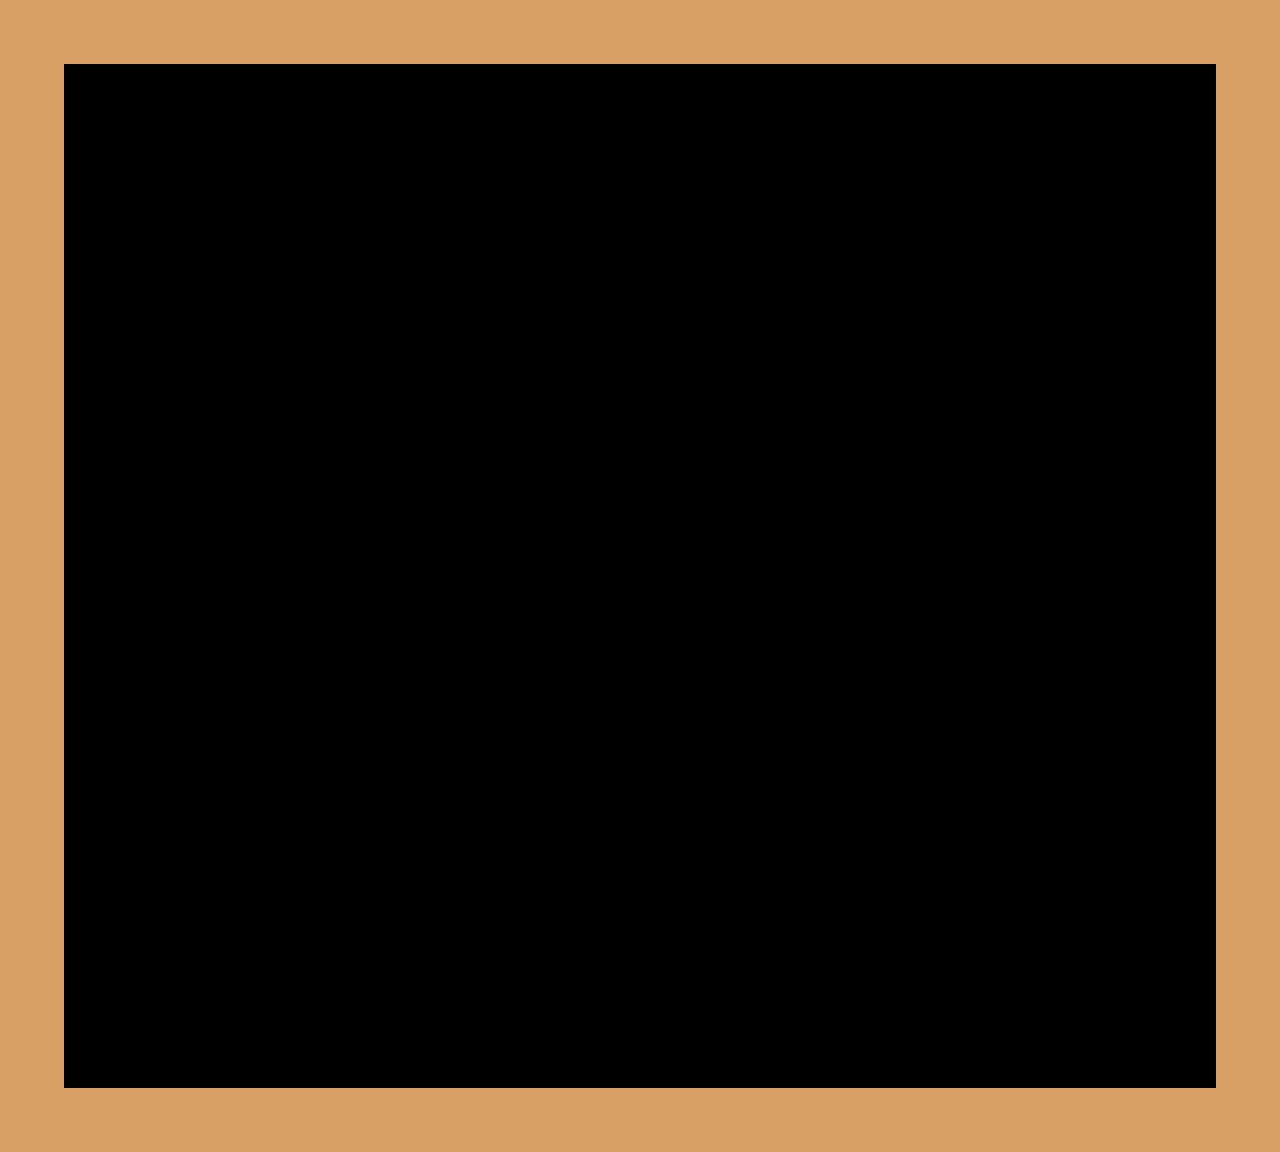

A 2D game scene composited from a Tiled map and its tileset images. What follows is a short description and the map's XML, with every tile layer's data as written:
An orthogonal 20x18 tile map with 64x64 px tiles, 1 tile layer (bg) and 21 objects.

<map version="1.8" tiledversion="1.8.2" orientation="orthogonal" renderorder="right-down" width="20" height="18" tilewidth="64" tileheight="64" infinite="0" nextlayerid="27" nextobjectid="120">
 <tileset firstgid="1" source="tempTileset.tsx" />
 <layer id="1" name="bg" width="20" height="18">
  <data encoding="csv">
1,1,1,1,1,1,1,1,1,1,1,1,1,1,1,1,1,1,1,1,
1,0,0,0,0,0,0,0,0,0,0,0,0,0,0,0,0,0,0,1,
1,0,0,0,0,0,0,0,0,0,0,0,0,0,0,0,0,0,0,1,
1,0,0,0,0,0,0,0,0,0,0,0,0,0,0,0,0,0,0,1,
1,0,0,0,0,0,0,0,0,0,0,0,0,0,0,0,0,0,0,1,
1,0,0,0,0,0,0,0,0,0,0,0,0,0,0,0,0,0,0,1,
1,0,0,0,0,0,0,0,0,0,0,0,0,0,0,0,0,0,0,1,
1,0,0,0,0,0,0,0,0,0,0,0,0,0,0,0,0,0,0,1,
1,0,0,0,0,0,0,0,0,0,0,0,0,0,0,0,0,0,0,1,
1,0,0,0,0,0,0,0,0,0,0,0,0,0,0,0,0,0,0,1,
1,0,0,0,0,0,0,0,0,0,0,0,0,0,0,0,0,0,0,1,
1,0,0,0,0,0,0,0,0,0,0,0,0,0,0,0,0,0,0,1,
1,0,0,0,0,0,0,0,0,0,0,0,0,0,0,0,0,0,0,1,
1,0,0,0,0,0,0,0,0,0,0,0,0,0,0,0,0,0,0,1,
1,0,0,0,0,0,0,0,0,0,0,0,0,0,0,0,0,0,0,1,
1,0,0,0,0,0,0,0,0,0,0,0,0,0,0,0,0,0,0,1,
1,0,0,0,0,0,0,0,0,0,0,0,0,0,0,0,0,0,0,1,
1,1,1,1,1,1,1,1,1,1,1,1,1,1,1,1,1,1,1,1
</data>
 </layer>
 <objectgroup id="7" name="startray">
  <object id="68" x="64" y="512" width="64" height="64">
   <properties>
    <property name="angle" type="float" value="0" />
    <property name="lightSource" type="bool" value="true" />
   </properties>
  </object>
 </objectgroup>
 <objectgroup id="19" name="tilter">
  <properties>
   <property name="tilter" type="bool" value="true" />
  </properties>
  <object id="111" x="577.333" y="321.333" width="64" height="64">
   <properties>
    <property name="angle" type="float" value="90" />
   </properties>
  </object>
 </objectgroup>
 <objectgroup id="26" name="Copy of tilter">
  <properties>
   <property name="tilter" type="bool" value="true" />
  </properties>
  <object id="112" x="830" y="960" width="64" height="64">
   <properties>
    <property name="angle" type="float" value="10" />
   </properties>
  </object>
 </objectgroup>
 <objectgroup id="8" name="goal">
  <object id="78" x="1152" y="704" width="62" height="62">
   <properties>
    <property name="goal" type="bool" value="true" />
   </properties>
  </object>
 </objectgroup>
 <objectgroup id="21" name="onRay">
  <properties>
   <property name="switchLayer" type="bool" value="true" />
  </properties>
  <object id="93" x="256" y="512" width="64" height="64">
   <properties>
    <property name="On" type="bool" value="false" />
    <property name="angle" type="float" value="90" />
    <property name="lightSource" type="bool" value="true" />
   </properties>
  </object>
  <object id="96" x="275" y="531" width="26" height="26">
   <properties>
    <property name="switch" type="bool" value="true" />
   </properties>
  </object>
 </objectgroup>
 <objectgroup id="23" name="Copy of onRay">
  <properties>
   <property name="switchLayer" type="bool" value="true" />
  </properties>
  <object id="103" x="256" y="512" width="64" height="64">
   <properties>
    <property name="On" type="bool" value="false" />
    <property name="angle" type="float" value="270" />
    <property name="lightSource" type="bool" value="true" />
   </properties>
  </object>
  <object id="104" x="275" y="531" width="26" height="26">
   <properties>
    <property name="switch" type="bool" value="true" />
   </properties>
  </object>
 </objectgroup>
 <objectgroup id="24" name="Copy of Copy of onRay">
  <properties>
   <property name="switchLayer" type="bool" value="true" />
  </properties>
 </objectgroup>
 <objectgroup id="25" name="Copy of Copy of Copy of onRay">
  <object id="108" x="573.333" y="836" width="64" height="64">
   <properties>
    <property name="On" type="bool" value="true" />
    <property name="angle" type="float" value="90" />
    <property name="lightSource" type="bool" value="true" />
   </properties>
  </object>
 </objectgroup>
 <objectgroup id="22" name="door">
  <properties>
   <property name="door" type="bool" value="true" />
  </properties>
  <object id="91" x="758" y="576" width="202" height="265.333">
   <properties>
    <property name="On" type="bool" value="false" />
    <property name="door" type="bool" value="true" />
   </properties>
  </object>
  <object id="92" x="705.333" y="189.333" width="64" height="64">
   <properties>
    <property name="switch" type="bool" value="true" />
   </properties>
  </object>
 </objectgroup>
 <objectgroup id="18" name="mover">
  <properties>
   <property name="mover" type="bool" value="true" />
  </properties>
  <object id="72" x="418.667" y="389.333" width="129.333" height="482.667">
   <properties>
    <property name="mover" type="bool" value="true" />
   </properties>
  </object>
  <object id="74" x="494.167" y="77.0544">
   <properties>
    <property name="track" type="bool" value="true" />
   </properties>
   <polyline points="-12.8333,402.946 -12.8333,248.279" />
  </object>
 </objectgroup>
 <objectgroup id="2" name="colliders">
  <properties>
   <property name="collidable" type="bool" value="true" />
  </properties>
  <object id="105" x="960" y="1088">
   <polyline points="0,0 0,-320 256,-320" />
  </object>
  <object id="110" x="1216" y="640">
   <polyline points="0,0 -256,0 -256,-128 0,-128" />
  </object>
  <object id="115" x="64" y="64" width="1158" />
  <object id="117" x="64" y="1088" width="1170" />
  <object id="119" x="1216" y="64" height="1024" />
 </objectgroup>
 <objectgroup id="3" name="mirrrors">
  <properties>
   <property name="mirror" type="bool" value="true" />
  </properties>
  <object id="76" x="128" y="384">
   <polyline points="128,0 192,-64" />
  </object>
  <object id="77" x="320" y="704">
   <polyline points="-64,0 0,64" />
  </object>
  <object id="90" x="584.238" y="1119.62">
   <polyline points="-20.2377,-171.079 56.4289,-94.9458" />
  </object>
 </objectgroup>
</map>
